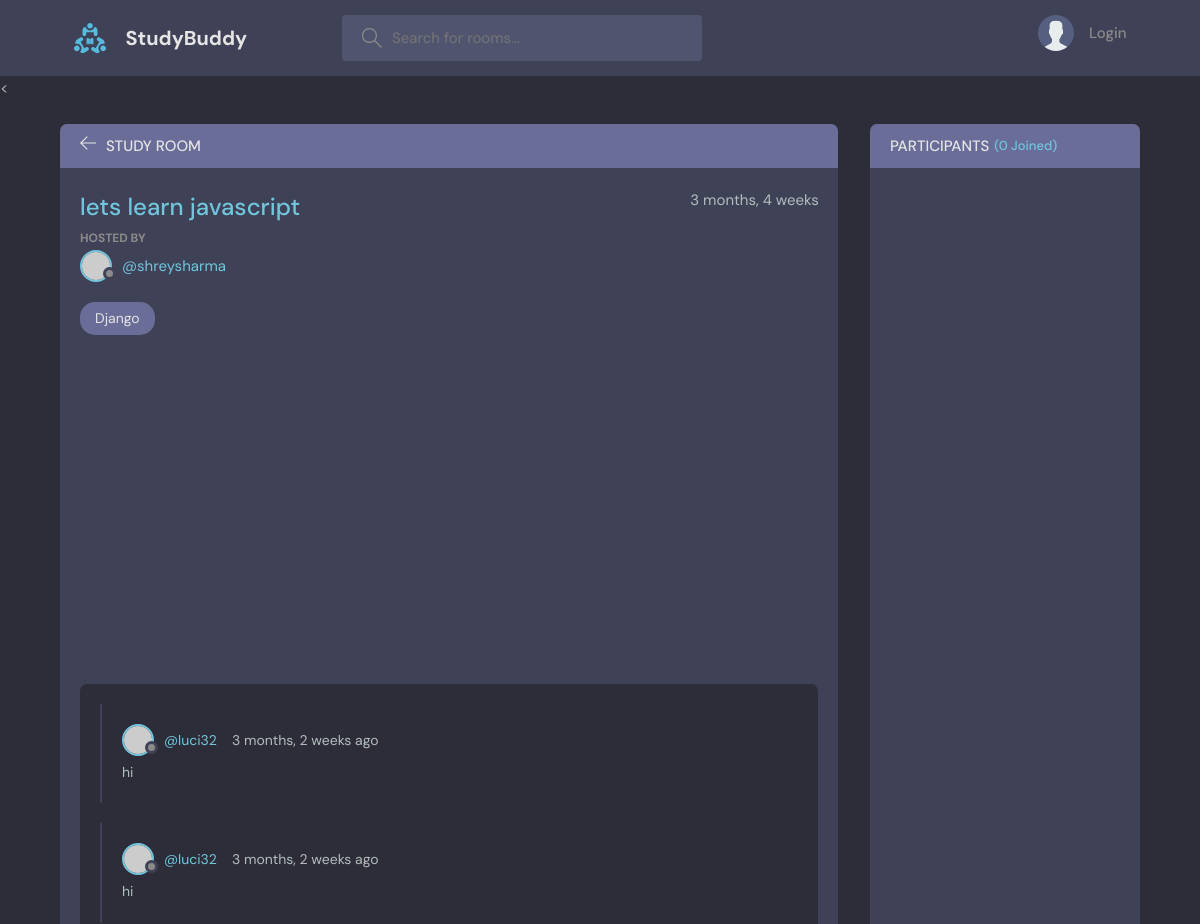
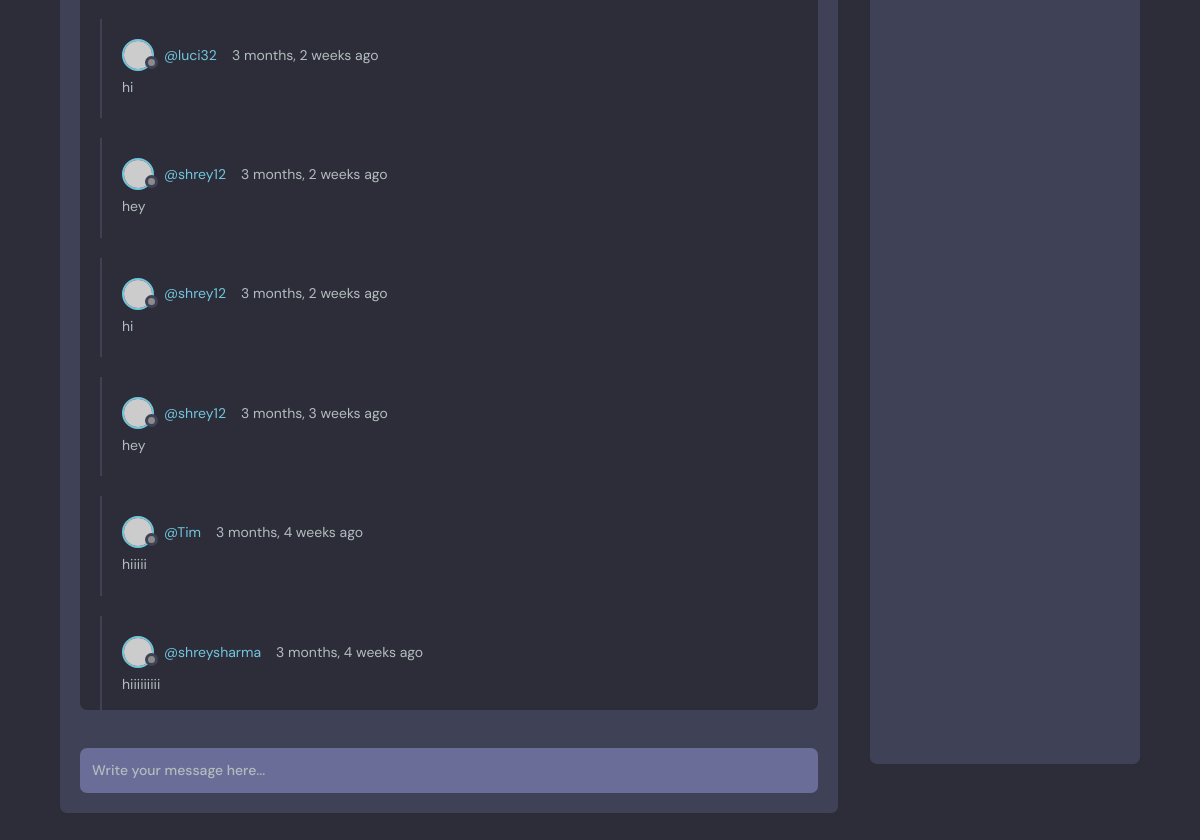
Page /room/2/ on the committed database (2 pictures, top to bottom).
### base/models.py (models this page shows, shortened)
class Room(models.Model):
    host = models.ForeignKey(User, on_delete=models.SET_NULL, null=True)
    topic = models.ForeignKey(Topic, on_delete=models.SET_NULL, null=True)
    name = models.CharField(max_length=200)
    description = models.TextField(null=True, blank=True)
    participants = models.ManyToManyField(User, related_name='participants', blank=True)
    updated = models.DateTimeField(auto_now=True)
    created = models.DateTimeField(auto_now_add=True) #auto_now_add only takes a timestamp
    class Meta:
        ordering = ['-updated', '-created']

class Topic(models.Model):
    name = models.CharField(max_length=200)
    def __str__(self):
        return self.name

class Message(models.Model):
    user = models.ForeignKey(User, on_delete=models.CASCADE)
    room = models.ForeignKey(Room, on_delete=models.CASCADE)
    body = models.TextField()
    updated = models.DateTimeField(auto_now=True)
    created = models.DateTimeField(auto_now_add=True)
    class Meta:
        ordering = ['-updated', '-created']

### base/views.py (the view, shortened to what this page needs)
# urls.py: path('room/<str:pk>/', views.room, name='room'),
def room(request, pk):
    room = Room.objects.get(id=pk)
    room_messages = room.message_set.all().order_by('-created')
    participants = room.participants.all()
    context = {'room': room, 'room_messages': room_messages, 'participants': participants}
    return render(request, 'base/room.html', context)

### base/templates/base/room.html (shortened to what this page needs)
{% extends 'main.html' %}
{% block content %}
    <main class="profile-page layout layout--2">
      <div class="container">
        <div class="room">
          <div class="room__top">
            <div class="room__topLeft">
              <a href="{% url 'home' %}">
                <svg version="1.1" xmlns="http://www.w3.org/2000/svg" width="32" height="32" viewBox="0 0 32 32">
                  <title>arrow-left</title>
                  <path
                    d="M13.723 2.286l-13.723 13.714 13.719 13.714 1.616-1.611-10.96-10.96h27.625v-2.286h-27.625l10.965-10.965-1.616-1.607z"
                  ></path>
                </svg>
              </a>
              <h3>Study Room</h3>
            </div>
          </div>
          <div class="room__box scroll">
            <div class="room__header scroll">
              <div class="room__info">
                <h3>{{room.name}}</h3>
                <span>{{room.created|timesince}}</span>
              </div>
              <div class="room__hosted">
                <p>Hosted By</p>
                <a href="{% url 'user-profile' room.host.id %}" class="room__author">
                  <div class="avatar avatar--small">
                    <img src="https://randomuser.me/api/portraits/men/37.jpg" />
                  </div>
                  <span>@{{room.host.username}}</span>
                </a>
              </div>
              <span class="room__topics">{{room.topic}}</span>
            </div>
            <div class="room__conversation">
              <div class="threads scroll">
                {% for message in room_messages %}
                <div class="thread">
                  <div class="thread__top">
                    <div class="thread__author">
                      <a href="{% url 'user-profile' message.user.id %}" class="thread__authorInfo">
                        <div class="avatar avatar--small">
                          <img src="https://randomuser.me/api/portraits/men/37.jpg" />
                        </div>
                        <span>@{{message.user.username}}</span>
                      </a>
                      <span class="thread__date">{{message.created|timesince}} ago</span>
                    </div>
                  </div>
                  <div class="thread__details">
                    {{ message.body }}
                  </div>
                </div>
                {% endfor %}
              </div>
            </div>
          </div>
          <div class="room__message">
            <form action="" method="post">
              <input name="body" placeholder="Write your message here..." /></form>
          </div>
        </div>
        <div class="participants">
          <h3 class="participants__top">Participants <span>({{participants.count}} Joined)</span></h3>
          <div class="participants__list scroll">
          </div>
        </div>
      </div>
    </main>
  {% endblock content %}

### rows in the picture
Room: name "lets learn javascript", created "3 months, 4 weeks", host.username "shreysharma", topic "Django"
Message: user.username "luci32", created "3 months, 2 weeks", body "hi"
Message: user.username "luci32", created "3 months, 2 weeks", body "hi"
Message: user.username "luci32", created "3 months, 2 weeks", body "hi"
Message: user.username "shrey12", created "3 months, 2 weeks", body "hey"
Message: user.username "shrey12", created "3 months, 2 weeks", body "hi"
Message: user.username "shrey12", created "3 months, 3 weeks", body "hey"
Message: user.username "Tim", created "3 months, 4 weeks", body "hiiiii"
Message: user.username "shreysharma", created "3 months, 4 weeks", body "hiiiiiiiii"

### other values in the picture
{{ participants.count }} "0"
